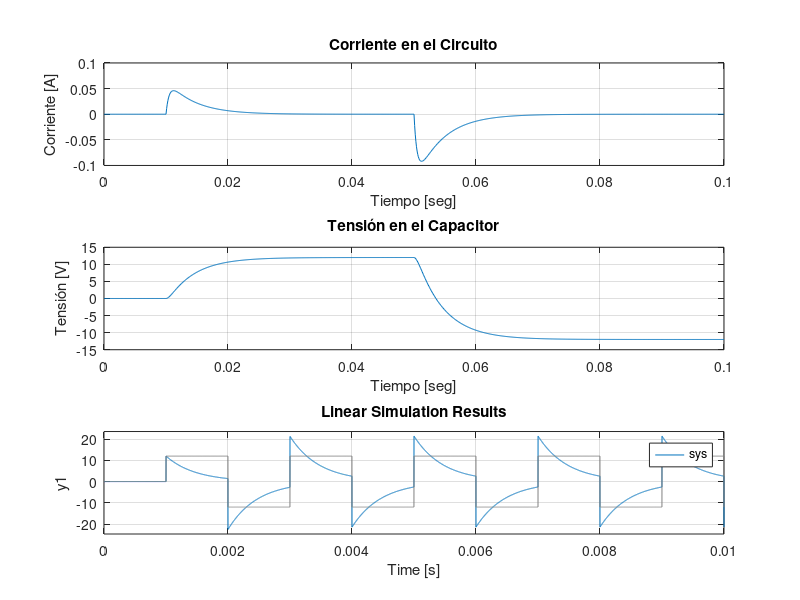

This chart was generated by the following MATLAB code:
%vector de tiempo
t = [0
0.0001
0.0002
0.0003
0.0004
0.0005
0.0006
0.0007
0.0008
0.0009
0.001
0.0011
0.0012
0.0013
0.0014
0.0015
0.0016
0.0017
0.0018
0.0019
0.002
0.0021
0.0022
0.0023
0.0024
0.0025
0.0026
0.0027
0.0028
0.0029
0.003
0.0031
0.0032
0.0033
0.0034
0.0035
0.0036
0.0037
0.0038
0.0039
0.004
0.0041
0.0042
0.0043
0.0044
0.0045
0.0046
0.0047
0.0048
0.0049
0.005
0.0051
0.0052
0.0053
0.0054
0.0055
0.0056
0.0057
0.0058
0.0059
0.006
0.0061
0.0062
0.0063
0.0064
0.0065
0.0066
0.0067
0.0068
0.0069
0.007
0.0071
0.0072
0.0073
0.0074
0.0075
0.0076
0.0077
0.0078
0.0079
0.008
0.0081
0.0082
0.0083
0.0084
0.0085
0.0086
0.0087
0.0088
0.0089
0.009
0.0091
0.0092
0.0093
0.0094
0.0095
0.0096
0.0097
0.0098
0.0099
0.01
0.0101
0.0102
0.0103
0.0104
0.0105
0.0106
0.0107
0.0108
0.0109
0.011
0.0111
0.0112
0.0113
0.0114
0.0115
0.0116
0.0117
0.0118
0.0119
0.012
0.0121
0.0122
0.0123
0.0124
0.0125
0.0126
0.0127
0.0128
0.0129
0.013
0.0131
0.0132
0.0133
0.0134
0.0135
0.0136
0.0137
0.0138
0.0139
0.014
0.0141
0.0142
0.0143
0.0144
0.0145
0.0146
0.0147
0.0148
0.0149
0.015
0.0151
0.0152
0.0153
0.0154
0.0155
0.0156
0.0157
0.0158
0.0159
0.016
0.0161
0.0162
0.0163
0.0164
0.0165
0.0166
0.0167
0.0168
0.0169
0.017
0.0171
0.0172
0.0173
0.0174
0.0175
0.0176
0.0177
0.0178
0.0179
0.018
0.0181
0.0182
0.0183
0.0184
0.0185
0.0186
0.0187
0.0188
0.0189
0.019
0.0191
0.0192
0.0193
0.0194
0.0195
0.0196
0.0197
0.0198
0.0199
0.02
0.0201
0.0202
0.0203
0.0204
0.0205
0.0206
0.0207
0.0208
0.0209
0.021
0.0211
0.0212
0.0213
0.0214
0.0215
0.0216
0.0217
0.0218
0.0219
0.022
0.0221
0.0222
0.0223
0.0224
0.0225
0.0226
0.0227
0.0228
0.0229
0.023
0.0231
0.0232
0.0233
0.0234
0.0235
0.0236
0.0237
0.0238
0.0239
0.024
0.0241
0.0242
0.0243
0.0244
0.0245
0.0246
0.0247
0.0248
0.0249
0.025
0.0251
0.0252
0.0253
0.0254
0.0255
0.0256
0.0257
0.0258
0.0259
0.026
0.0261
0.0262
0.0263
0.0264
0.0265
0.0266
0.0267
0.0268
0.0269
0.027
0.0271
0.0272
0.0273
0.0274
0.0275
0.0276
0.0277
0.0278
0.0279
0.028
0.0281
0.0282
0.0283
0.0284
0.0285
0.0286
0.0287
0.0288
0.0289
0.029
0.0291
0.0292
0.0293
0.0294
0.0295
0.0296
0.0297
0.0298
0.0299
0.03
0.0301
0.0302
0.0303
0.0304
0.0305
0.0306
0.0307
0.0308
0.0309
0.031
0.0311
0.0312
0.0313
0.0314
0.0315
0.0316
0.0317
0.0318
0.0319
0.032
0.0321
0.0322
0.0323
0.0324
0.0325
0.0326
0.0327
0.0328
0.0329
0.033
0.0331
0.0332
0.0333
0.0334
0.0335
0.0336
0.0337
0.0338
0.0339
0.034
0.0341
0.0342
0.0343
0.0344
0.0345
0.0346
0.0347
0.0348
0.0349
0.035
0.0351
0.0352
0.0353
0.0354
0.0355
0.0356
0.0357
0.0358
0.0359
0.036
0.0361
0.0362
0.0363
0.0364
0.0365
0.0366
0.0367
0.0368
0.0369
0.037
0.0371
0.0372
0.0373
0.0374
0.0375
0.0376
0.0377
0.0378
0.0379
0.038
0.0381
0.0382
0.0383
0.0384
0.0385
0.0386
0.0387
0.0388
0.0389
0.039
0.0391
0.0392
0.0393
0.0394
0.0395
0.0396
0.0397
0.0398
0.0399
0.04
0.0401
0.0402
0.0403
0.0404
0.0405
0.0406
0.0407
0.0408
0.0409
0.041
0.0411
0.0412
0.0413
0.0414
0.0415
0.0416
0.0417
0.0418
0.0419
0.042
0.0421
0.0422
0.0423
0.0424
0.0425
0.0426
0.0427
0.0428
0.0429
0.043
0.0431
0.0432
0.0433
0.0434
0.0435
0.0436
0.0437
0.0438
0.0439
0.044
0.0441
0.0442
0.0443
0.0444
0.0445
0.0446
0.0447
0.0448
0.0449
0.045
0.0451
0.0452
0.0453
0.0454
0.0455
0.0456
0.0457
0.0458
0.0459
0.046
0.0461
0.0462
0.0463
0.0464
0.0465
0.0466
0.0467
0.0468
0.0469
0.047
0.0471
0.0472
0.0473
0.0474
0.0475
0.0476
0.0477
0.0478
0.0479
0.048
0.0481
0.0482
0.0483
0.0484
0.0485
0.0486
0.0487
0.0488
0.0489
0.049
0.0491
0.0492
0.0493
0.0494
0.0495
0.0496
0.0497
0.0498
0.0499
0.05
0.0501
0.0502
0.0503
0.0504
0.0505
0.0506
0.0507
0.0508
0.0509
0.051
0.0511
0.0512
0.0513
0.0514
0.0515
0.0516
0.0517
0.0518
0.0519
0.052
0.0521
0.0522
0.0523
0.0524
0.0525
0.0526
0.0527
0.0528
0.0529
0.053
0.0531
0.0532
0.0533
0.0534
0.0535
0.0536
0.0537
0.0538
0.0539
0.054
0.0541
0.0542
0.0543
0.0544
0.0545
0.0546
0.0547
0.0548
0.0549
0.055
0.0551
0.0552
0.0553
0.0554
0.0555
0.0556
0.0557
0.0558
0.0559
0.056
0.0561
0.0562
0.0563
0.0564
0.0565
0.0566
0.0567
0.0568
0.0569
0.057
0.0571
0.0572
0.0573
0.0574
0.0575
0.0576
0.0577
0.0578
0.0579
0.058
0.0581
0.0582
0.0583
0.0584
0.0585
0.0586
0.0587
0.0588
0.0589
0.059
0.0591
0.0592
0.0593
0.0594
0.0595
0.0596
0.0597
0.0598
0.0599
0.06
0.0601
0.0602
0.0603
0.0604
0.0605
0.0606
0.0607
0.0608
0.0609
0.061
0.0611
0.0612
0.0613
0.0614
0.0615
0.0616
0.0617
0.0618
0.0619
0.062
0.0621
0.0622
0.0623
0.0624
0.0625
0.0626
0.0627
0.0628
0.0629
0.063
0.0631
0.0632
0.0633
0.0634
0.0635
0.0636
0.0637
0.0638
0.0639
0.064
0.0641
0.0642
0.0643
0.0644
0.0645
0.0646
0.0647
0.0648
0.0649
0.065
0.0651
0.0652
0.0653
0.0654
0.0655
0.0656
0.0657
0.0658
0.0659
0.066
0.0661
0.0662
0.0663
0.0664
0.0665
0.0666
0.0667
0.0668
0.0669
0.067
0.0671
0.0672
0.0673
0.0674
0.0675
0.0676
0.0677
0.0678
0.0679
0.068
0.0681
0.0682
0.0683
0.0684
0.0685
0.0686
0.0687
0.0688
0.0689
0.069
0.0691
0.0692
0.0693
0.0694
0.0695
0.0696
0.0697
0.0698
0.0699
0.07
0.0701
0.0702
0.0703
0.0704
0.0705
0.0706
0.0707
0.0708
0.0709
0.071
0.0711
0.0712
0.0713
0.0714
0.0715
0.0716
0.0717
0.0718
0.0719
0.072
0.0721
0.0722
0.0723
0.0724
0.0725
0.0726
0.0727
0.0728
0.0729
0.073
0.0731
0.0732
0.0733
0.0734
0.0735
0.0736
0.0737
0.0738
0.0739
0.074
0.0741
0.0742
0.0743
0.0744
0.0745
0.0746
0.0747
0.0748
0.0749
0.075
0.0751
0.0752
0.0753
0.0754
0.0755
0.0756
0.0757
0.0758
0.0759
0.076
0.0761
0.0762
0.0763
0.0764
0.0765
0.0766
0.0767
0.0768
0.0769
0.077
0.0771
0.0772
0.0773
0.0774
0.0775
0.0776
0.0777
0.0778
0.0779
0.078
0.0781
0.0782
0.0783
0.0784
0.0785
0.0786
0.0787
0.0788
0.0789
0.079
0.0791
0.0792
0.0793
0.0794
0.0795
0.0796
0.0797
0.0798
0.0799
0.08
0.0801
0.0802
0.0803
0.0804
0.0805
0.0806
0.0807
0.0808
0.0809
0.081
0.0811
0.0812
0.0813
0.0814
0.0815
0.0816
0.0817
0.0818
0.0819
0.082
0.0821
0.0822
0.0823
0.0824
0.0825
0.0826
0.0827
0.0828
0.0829
0.083
0.0831
0.0832
0.0833
0.0834
0.0835
0.0836
0.0837
0.0838
0.0839
0.084
0.0841
0.0842
0.0843
0.0844
0.0845
0.0846
0.0847
0.0848
0.0849
0.085
0.0851
0.0852
0.0853
0.0854
0.0855
0.0856
0.0857
0.0858
0.0859
0.086
0.0861
0.0862
0.0863
0.0864
0.0865
0.0866
0.0867
0.0868
0.0869
0.087
0.0871
0.0872
0.0873
0.0874
0.0875
0.0876
0.0877
0.0878
0.0879
0.088
0.0881
0.0882
0.0883
0.0884
0.0885
0.0886
0.0887
0.0888
0.0889
0.089
0.0891
0.0892
0.0893
0.0894
0.0895
0.0896
0.0897
0.0898
0.0899
0.09
0.0901
0.0902
0.0903
0.0904
0.0905
0.0906
0.0907
0.0908
0.0909
0.091
0.0911
0.0912
0.0913
0.0914
0.0915
0.0916
0.0917
0.0918
0.0919
0.092
0.0921
0.0922
0.0923
0.0924
0.0925
0.0926
0.0927
0.0928
0.0929
0.093
0.0931
0.0932
0.0933
0.0934
0.0935
0.0936
0.0937
0.0938
0.0939
0.094
0.0941
0.0942
0.0943
0.0944
0.0945
0.0946
0.0947
0.0948
0.0949
0.095
0.0951
0.0952
0.0953
0.0954
0.0955
0.0956
0.0957
0.0958
0.0959
0.096
0.0961
0.0962
0.0963
0.0964
0.0965
0.0966
0.0967
0.0968
0.0969
0.097
0.0971
0.0972
0.0973
0.0974
0.0975
0.0976
0.0977
0.0978
0.0979
0.098
0.0981
0.0982
0.0983
0.0984
0.0985
0.0986
0.0987
0.0988
0.0989
0.099
0.0991
0.0992
0.0993
0.0994
0.0995
0.0996
0.0997
0.0998
0.0999
0.1];

%vector de corriente
I = [0
0
0
0
0
0
0
0
0
0
0
0
0
0
0
0
0
0
0
0
0
0
0
0
0
0
0
0
0
0
0
0
0
0
0
0
0
0
0
0
0
0
0
0
0
0
0
0
0
0
0
0
0
0
0
0
0
0
0
0
0
0
0
0
0
0
0
0
0
0
0
0
0
0
0
0
0
0
0
0
0
0
0
0
0
0
0
0
0
0
0
0
0
0
0
0
0
0
0
0
0
0.010873022
0.019536669
0.026395084
0.031779391
0.035960867
0.039161741
0.04156404
0.043316847
0.044542237
0.04534016
0.045792427
0.045965987
0.045915609
0.045686082
0.045314016
0.04482932
0.044256414
0.043615219
0.042921971
0.042189889
0.04142972
0.040650188
0.03985836
0.039059945
0.038259545
0.037460852
0.036666818
0.035879786
0.035101605
0.03433372
0.033577244
0.032833022
0.032101683
0.031383673
0.030679299
0.029988747
0.029312111
0.028649408
0.028000596
0.027365581
0.026744234
0.026136394
0.025541875
0.024960477
0.024391981
0.023836162
0.023292786
0.022761615
0.022242407
0.02173492
0.021238912
0.020754141
0.020280368
0.019817354
0.019364866
0.018922672
0.018490546
0.018068263
0.017655603
0.017252351
0.016858296
0.01647323
0.01609695
0.015729258
0.015369958
0.015018861
0.01467578
0.014340532
0.01401294
0.013692829
0.013380029
0.013074372
0.012775697
0.012483844
0.012198658
0.011919985
0.011647679
0.011381592
0.011121584
0.010867515
0.01061925
0.010376656
0.010139605
0.009907968
0.009681623
0.009460449
0.009244327
0.009033142
0.008826782
0.008625136
0.008428097
0.008235559
0.008047419
0.007863578
0.007683936
0.007508398
0.00733687
0.007169261
0.00700548
0.006845441
0.006689059
0.006536248
0.006386929
0.006241021
0.006098446
0.005959128
0.005822993
0.005689968
0.005559982
0.005432965
0.00530885
0.00518757
0.005069061
0.004953259
0.004840103
0.004729532
0.004621487
0.00451591
0.004412745
0.004311936
0.004213431
0.004117176
0.00402312
0.003931212
0.003841405
0.003753649
0.003667897
0.003584105
0.003502227
0.003422219
0.003344039
0.003267645
0.003192996
0.003120053
0.003048776
0.002979127
0.00291107
0.002844567
0.002779583
0.002716084
0.002654036
0.002593405
0.002534159
0.002476267
0.002419697
0.002364419
0.002310405
0.002257624
0.002206049
0.002155652
0.002106407
0.002058286
0.002011265
0.001965318
0.001920421
0.001876549
0.00183368
0.00179179
0.001750856
0.001710859
0.001671774
0.001633583
0.001596264
0.001559798
0.001524164
0.001489345
0.001455321
0.001422075
0.001389588
0.001357843
0.001326823
0.001296512
0.001266894
0.001237952
0.001209671
0.001182036
0.001155033
0.001128646
0.001102863
0.001077668
0.001053049
0.001028992
0.001005485
0.000982515
0.00096007
0.000938137
0.000916705
0.000895763
0.0008753
0.000855304
0.000835765
0.000816672
0.000798015
0.000779784
0.00076197
0.000744563
0.000727554
0.000710933
0.000694692
0.000678822
0.000663314
0.000648161
0.000633354
0.000618885
0.000604747
0.000590931
0.000577432
0.00056424
0.00055135
0.000538755
0.000526447
0.000514421
0.000502669
0.000491185
0.000479964
0.000469
0.000458285
0.000447816
0.000437586
0.000427589
0.000417821
0.000408276
0.000398949
0.000389835
0.000380929
0.000372227
0.000363724
0.000355414
0.000347295
0.000339361
0.000331609
0.000324033
0.000316631
0.000309397
0.000302329
0.000295422
0.000288674
0.000282079
0.000275635
0.000269338
0.000263185
0.000257173
0.000251298
0.000245557
0.000239947
0.000234465
0.000229109
0.000223875
0.000218761
0.000213763
0.00020888
0.000204108
0.000199445
0.000194889
0.000190437
0.000186086
0.000181835
0.000177681
0.000173622
0.000169656
0.00016578
0.000161993
0.000158292
0.000154676
0.000151142
0.00014769
0.000144316
0.000141019
0.000137797
0.000134649
0.000131573
0.000128567
0.00012563
0.00012276
0.000119956
0.000117216
0.000114538
0.000111921
0.000109364
0.000106866
0.000104425
0.000102039
9.9708E-05
9.74302E-05
9.52044E-05
9.30295E-05
9.09042E-05
8.88276E-05
8.67983E-05
8.48154E-05
8.28778E-05
8.09845E-05
7.91344E-05
7.73266E-05
7.55601E-05
7.38339E-05
7.21472E-05
7.0499E-05
6.88885E-05
6.73147E-05
6.5777E-05
6.42743E-05
6.2806E-05
6.13712E-05
5.99692E-05
5.85992E-05
5.72605E-05
5.59524E-05
5.46742E-05
5.34251E-05
5.22047E-05
5.1012E-05
4.98467E-05
4.87079E-05
4.75952E-05
4.65079E-05
4.54455E-05
4.44073E-05
4.33928E-05
4.24015E-05
4.14328E-05
4.04863E-05
3.95614E-05
3.86576E-05
3.77745E-05
3.69116E-05
3.60683E-05
3.52443E-05
3.44392E-05
3.36524E-05
3.28837E-05
3.21324E-05
3.13984E-05
3.06811E-05
2.99802E-05
2.92953E-05
2.8626E-05
2.79721E-05
2.73331E-05
2.67087E-05
2.60985E-05
2.55023E-05
2.49197E-05
2.43504E-05
2.37941E-05
2.32506E-05
2.27194E-05
2.22004E-05
2.16932E-05
2.11976E-05
2.07134E-05
2.02402E-05
1.97778E-05
1.9326E-05
1.88845E-05
1.84531E-05
1.80315E-05
1.76196E-05
1.72171E-05
1.68238E-05
1.64394E-05
1.60639E-05
1.56969E-05
1.53383E-05
1.49879E-05
1.46455E-05
1.43109E-05
1.3984E-05
1.36645E-05
1.33524E-05
1.30473E-05
1.27493E-05
1.2458E-05
1.21734E-05
1.18953E-05
1.16236E-05
1.1358E-05
1.10986E-05
1.0845E-05
1.05973E-05
1.03552E-05
1.01186E-05
9.88745E-06
9.66157E-06
9.44086E-06
9.22518E-06
9.01444E-06
8.8085E-06
8.60727E-06
8.41064E-06
8.2185E-06
8.03075E-06
7.84729E-06
7.66802E-06
7.49285E-06
7.32167E-06
7.15441E-06
6.99097E-06
6.83126E-06
6.67521E-06
-0.021739521
-0.039066965
-0.052783941
-0.063552696
-0.071915787
-0.07831767
-0.083122403
-0.086628145
-0.089079053
-0.090675022
-0.091579677
-0.091926915
-0.091826275
-0.091367334
-0.090623312
-0.089654029
-0.088508322
-0.087226034
-0.085839639
-0.084375573
-0.082855332
-0.081296362
-0.079712797
-0.078116057
-0.076515344
-0.074918044
-0.073330059
-0.071756077
-0.070199795
-0.068664102
-0.067151226
-0.065662858
-0.064200252
-0.062764304
-0.061355625
-0.059974589
-0.058621383
-0.057296043
-0.055998481
-0.054728514
-0.05348588
-0.052270259
-0.05108128
-0.049918538
-0.048781602
-0.047670018
-0.046583319
-0.045521028
-0.044482663
-0.043467739
-0.042475771
-0.041506276
-0.040558774
-0.039632792
-0.038727859
-0.037843515
-0.036979304
-0.036134778
-0.035309499
-0.034503034
-0.033714962
-0.032944867
-0.032192344
-0.031456995
-0.03073843
-0.03003627
-0.02935014
-0.028679677
-0.028024525
-0.027384334
-0.026758763
-0.026147481
-0.02555016
-0.024966482
-0.024396136
-0.023838818
-0.023294231
-0.022762084
-0.022242092
-0.021733979
-0.021237473
-0.020752309
-0.020278229
-0.019814978
-0.01936231
-0.018919982
-0.01848776
-0.018065411
-0.017652711
-0.017249439
-0.016855379
-0.016470321
-0.01609406
-0.015726395
-0.015367128
-0.015016069
-0.01467303
-0.014337828
-0.014010283
-0.013690221
-0.01337747
-0.013071865
-0.01277324
-0.012481438
-0.012196302
-0.01191768
-0.011645423
-0.011379385
-0.011119426
-0.010865404
-0.010617186
-0.010374639
-0.010137632
-0.00990604
-0.009679738
-0.009458607
-0.009242527
-0.009031383
-0.008825063
-0.008623456
-0.008426455
-0.008233954
-0.008045851
-0.007862045
-0.007682438
-0.007506934
-0.00733544
-0.007167863
-0.007004114
-0.006844107
-0.006687754
-0.006534974
-0.006385684
-0.006239804
-0.006097257
-0.005957966
-0.005821858
-0.005688858
-0.005558898
-0.005431906
-0.005307815
-0.005186559
-0.005068073
-0.004952294
-0.004839159
-0.00472861
-0.004620586
-0.004515029
-0.004411884
-0.004311096
-0.004212609
-0.004116373
-0.004022335
-0.003930446
-0.003840656
-0.003752917
-0.003667182
-0.003583406
-0.003501544
-0.003421552
-0.003343387
-0.003267008
-0.003192374
-0.003119445
-0.003048181
-0.002978546
-0.002910502
-0.002844012
-0.002779041
-0.002715555
-0.002653518
-0.002592899
-0.002533665
-0.002475784
-0.002419225
-0.002363958
-0.002309954
-0.002257184
-0.002205619
-0.002155232
-0.002105996
-0.002057885
-0.002010873
-0.001964935
-0.001920046
-0.001876183
-0.001833322
-0.00179144
-0.001750515
-0.001710525
-0.001671448
-0.001633264
-0.001595953
-0.001559494
-0.001523867
-0.001489055
-0.001455038
-0.001421798
-0.001389317
-0.001357578
-0.001326565
-0.001296259
-0.001266647
-0.00123771
-0.001209435
-0.001181806
-0.001154808
-0.001128426
-0.001102648
-0.001077458
-0.001052844
-0.001028792
-0.001005289
-0.000982323
-0.000959882
-0.000937954
-0.000916527
-0.000895589
-0.000875129
-0.000855137
-0.000835602
-0.000816512
-0.000797859
-0.000779632
-0.000761822
-0.000744418
-0.000727412
-0.000710795
-0.000694557
-0.00067869
-0.000663185
-0.000648035
-0.00063323
-0.000618764
-0.000604629
-0.000590816
-0.000577319
-0.00056413
-0.000551243
-0.00053865
-0.000526345
-0.00051432
-0.000502571
-0.00049109
-0.000479871
-0.000468908
-0.000458196
-0.000447729
-0.0004375
-0.000427506
-0.00041774
-0.000408196
-0.000398871
-0.000389759
-0.000380855
-0.000372155
-0.000363653
-0.000355345
-0.000347227
-0.000339295
-0.000331544
-0.00032397
-0.000316569
-0.000309337
-0.00030227
-0.000295365
-0.000288617
-0.000282024
-0.000275581
-0.000269285
-0.000263134
-0.000257122
-0.000251249
-0.000245509
-0.0002399
-0.00023442
-0.000229064
-0.000223832
-0.000218718
-0.000213722
-0.000208839
-0.000204068
-0.000199406
-0.000194851
-0.0001904
-0.00018605
-0.0001818
-0.000177647
-0.000173588
-0.000169623
-0.000165748
-0.000161961
-0.000158261
-0.000154646
-0.000151113
-0.000147661
-0.000144287
-0.000140991
-0.00013777
-0.000134623
-0.000131548
-0.000128542
-0.000125606
-0.000122736
-0.000119933
-0.000117193
-0.000114515
-0.000111899
-0.000109343
-0.000106845
-0.000104404
-0.000102019
-9.96886E-05
-9.74112E-05
-9.51858E-05
-9.30113E-05
-9.08865E-05
-8.88102E-05
-8.67814E-05
-8.47989E-05
-8.28617E-05
-8.09687E-05
-7.9119E-05
-7.73115E-05
-7.55454E-05
-7.38195E-05
-7.21332E-05
-7.04853E-05
-6.88751E-05
-6.73016E-05
-6.57641E-05
-6.42618E-05
-6.27937E-05
-6.13592E-05
-5.99575E-05
-5.85877E-05
-5.72493E-05
-5.59415E-05
-5.46635E-05
-5.34147E-05
-5.21945E-05
-5.10021E-05
-4.9837E-05
-4.86985E-05
-4.75859E-05
-4.64989E-05
-4.54366E-05
-4.43986E-05
-4.33843E-05
-4.23932E-05
-4.14248E-05
-4.04784E-05
-3.95537E-05
-3.86501E-05
-3.77671E-05
-3.69044E-05
-3.60613E-05
-3.52375E-05
-3.44325E-05
-3.36459E-05
-3.28772E-05
-3.21262E-05
-3.13923E-05
-3.06751E-05
-2.99743E-05
-2.92896E-05
-2.86205E-05
-2.79666E-05
-2.73277E-05
-2.67034E-05
-2.60934E-05
-2.54973E-05
-2.49148E-05
-2.43457E-05
-2.37895E-05
-2.3246E-05
-2.2715E-05
-2.2196E-05
-2.1689E-05
-2.11935E-05
-2.07093E-05
-2.02362E-05
-1.97739E-05
-1.93222E-05
-1.88808E-05
-1.84495E-05
-1.8028E-05
-1.76162E-05
-1.72137E-05
-1.68205E-05
-1.64362E-05
-1.60607E-05
-1.56938E-05
-1.53353E-05
-1.4985E-05
-1.46426E-05
-1.43081E-05
-1.39813E-05
-1.36619E-05
-1.33498E-05
-1.30448E-05
-1.27468E-05
-1.24556E-05
-1.2171E-05
-1.1893E-05
-1.16213E-05
-1.13558E-05
-1.10964E-05
-1.08429E-05
-1.05952E-05
-1.03532E-05
-1.01166E-05
-9.88552E-06
-9.65969E-06
-9.43902E-06
-9.22338E-06
-9.01268E-06
-8.80679E-06
-8.6056E-06
-8.409E-06
-8.2169E-06
-8.02919E-06
-7.84576E-06
-7.66653E-06
-7.49139E-06
-7.32025E-06
-7.15302E-06
-6.98961E-06
-6.82993E-06
-6.6739E-06
-6.52144E-06
-6.37246E-06
-6.22688E-06
-6.08463E-06
-5.94563E-06
-5.8098E-06
-5.67708E-06
-5.54738E-06
-5.42066E-06
-5.29682E-06
-5.17582E-06
-5.05758E-06
-4.94204E-06
-4.82914E-06
-4.71882E-06
-4.61102E-06
-4.50568E-06
-4.40275E-06
-4.30217E-06
-4.20388E-06
-4.10785E-06
-4.014E-06
-3.92231E-06
-3.8327E-06
-3.74514E-06
-3.65959E-06
-3.57598E-06
-3.49429E-06
-3.41447E-06
-3.33646E-06
-3.26024E-06
-3.18576E-06
-3.11298E-06
-3.04187E-06
-2.97238E-06
-2.90447E-06
-2.83812E-06
-2.77329E-06
-2.70993E-06
-2.64802E-06
-2.58753E-06
-2.52842E-06
-2.47066E-06
-2.41421E-06
-2.35906E-06
-2.30517E-06
-2.25251E-06
-2.20105E-06
-2.15077E-06
-2.10163E-06
-2.05362E-06
-2.00671E-06
-1.96087E-06
-1.91607E-06
-1.8723E-06
-1.82953E-06
-1.78773E-06
-1.74689E-06
-1.70698E-06
-1.66799E-06
-1.62988E-06
-1.59265E-06
-1.55626E-06
-1.52071E-06
-1.48597E-06
-1.45202E-06
-1.41885E-06
-1.38644E-06
-1.35477E-06
-1.32382E-06];

%vector de tension en el capacitor
Vc = [0
0
0
0
0
0
0
0
0
0
0
0
0
0
0
0
0
0
0
0
0
0
0
0
0
0
0
0
0
0
0
0
0
0
0
0
0
0
0
0
0
0
0
0
0
0
0
0
0
0
0
0
0
0
0
0
0
0
0
0
0
0
0
0
0
0
0
0
0
0
0
0
0
0
0
0
0
0
0
0
0
0
0
0
0
0
0
0
0
0
0
0
0
0
0
0
0
0
0
0
0
0.023154519
0.091045649
0.194487611
0.325976831
0.479387974
0.649724801
0.832915974
1.02564771
1.225226614
1.429467279
1.636600152
1.845196046
2.054104263
2.262401898
2.469352291
2.674370985
2.876997835
3.076874154
3.273723995
3.467338816
3.657564919
3.844293166
4.027450556
4.206993337
4.382901356
4.555173449
4.723823664
4.888878177
5.050372765
5.20835075
5.362861321
5.513958159
5.661698322
5.806141342
5.947348481
6.085382141
6.220305372
6.352181492
6.481073764
6.607045154
6.730158126
6.850474485
6.968055255
7.082960584
7.195249667
7.304980694
7.412210812
7.516996094
7.619391522
7.719450981
7.817227253
7.912772017
8.006135862
8.097368287
8.186517721
8.273631535
8.358756054
8.441936579
8.523217401
8.602641821
8.680252168
8.756089819
8.830195217
8.902607891
8.973366476
9.042508728
9.110071549
9.176091001
9.240602324
9.30363996
9.365237562
9.42542802
9.484243471
9.541715323
9.597874263
9.652750281
9.706372683
9.758770103
9.809970524
9.86000129
9.908889119
9.956660121
10.00333981
10.04895311
10.09352439
10.13707745
10.17963555
10.22122142
10.26185726
10.3015648
10.34036522
10.37827925
10.41532715
10.4515287
10.48690322
10.52146963
10.55524637
10.58825149
10.62050261
10.65201696
10.68281138
10.7129023
10.7423058
10.77103758
10.79911299
10.82654702
10.85335433
10.87954923
10.90514572
10.93015745
10.9545978
10.97847981
11.00181625
11.02461956
11.04690194
11.06867528
11.08995122
11.11074111
11.13105606
11.15090691
11.17030428
11.18925852
11.20777976
11.22587788
11.24356255
11.26084322
11.27772911
11.29422925
11.31035245
11.32610731
11.34150226
11.35654552
11.37124511
11.3856089
11.39964454
11.41335955
11.42676124
11.43985677
11.45265313
11.46515717
11.47737555
11.4893148
11.50098131
11.5123813
11.52352085
11.53440593
11.54504233
11.55543575
11.56559174
11.57551571
11.58521297
11.5946887
11.60394796
11.6129957
11.62183674
11.6304758
11.63891751
11.64716637
11.65522679
11.66310307
11.67079941
11.67831994
11.68566866
11.6928495
11.69986629
11.70672279
11.71342265
11.71996945
11.7263667
11.7326178
11.73872609
11.74469485
11.75052724
11.7562264
11.76179536
11.7672371
11.77255452
11.77775047
11.78282772
11.78778898
11.7926369
11.79737407
11.80200302
11.80652622
11.81094609
11.81526499
11.81948523
11.82360906
11.82763867
11.83157623
11.83542384
11.83918355
11.84285737
11.84644727
11.84995515
11.8533829
11.85673234
11.86000526
11.86320341
11.8663285
11.8693822
11.87236614
11.87528191
11.87813107
11.88091515
11.88363562
11.88629394
11.88889153
11.89142978
11.89391005
11.89633365
11.89870189
11.90101603
11.9032773
11.90548691
11.90764604
11.90975585
11.91181746
11.91383197
11.91580047
11.91772399
11.91960357
11.92144021
11.92323489
11.92498858
11.9267022
11.92837667
11.93001289
11.93161174
11.93317405
11.93470068
11.93619243
11.9376501
11.93907447
11.9404663
11.94182634
11.94315531
11.94445391
11.94572285
11.9469628
11.94817443
11.94935837
11.95051527
11.95164574
11.95275038
11.95382979
11.95488454
11.9559152
11.9569223
11.95790641
11.95886803
11.95980768
11.96072586
11.96162307
11.96249979
11.96335647
11.96419359
11.96501158
11.96581088
11.96659193
11.96735513
11.96810089
11.96882962
11.9695417
11.97023752
11.97091744
11.97158182
11.97223103
11.97286541
11.97348529
11.97409101
11.9746829
11.97526126
11.97582642
11.97637866
11.97691828
11.97744558
11.97796083
11.97846431
11.97895629
11.97943703
11.97990679
11.98036581
11.98081435
11.98125264
11.98168092
11.98209942
11.98250835
11.98290795
11.98329841
11.98367996
11.98405279
11.9844171
11.98477308
11.98512094
11.98546085
11.98579299
11.98611755
11.98643469
11.98674459
11.98704741
11.98734331
11.98763245
11.98791498
11.98819106
11.98846083
11.98872444
11.98898203
11.98923373
11.98947969
11.98972002
11.98995487
11.99018435
11.99040858
11.9906277
11.9908418
11.99105102
11.99125546
11.99145523
11.99165043
11.99184118
11.99202756
11.99220969
11.99238766
11.99256156
11.99273149
11.99289754
11.99305979
11.99321834
11.99337327
11.99352465
11.99367258
11.99381713
11.99395838
11.9940964
11.99423126
11.99436305
11.99449182
11.99461766
11.99474062
11.99486076
11.99497817
11.99509289
11.99520499
11.99531454
11.99542157
11.99552617
11.99562837
11.99572824
11.99582583
11.99592119
11.99601437
11.99610542
11.99619439
11.99628133
11.99636628
11.99644929
11.99653041
11.99660967
11.99668712
11.9967628
11.99683675
11.99690902
11.99697963
11.99704863
11.99711605
11.99718194
11.99724632
11.99730922
11.99737069
11.99743076
11.99748945
11.99754681
11.99760285
11.99765761
11.99771112
11.99776341
11.99781451
11.99786443
11.99791322
11.99796089
11.99800747
11.99805299
11.99809747
11.99814094
11.99818341
11.99822491
11.99826546
11.99830508
11.9983438
11.99838164
11.99841861
11.99845474
11.99849004
11.99852453
11.99855824
11.99859118
11.99862336
11.99865481
11.99868554
11.95240653
11.81665361
11.60979836
11.34684794
11.04005303
10.69940613
10.33304992
9.947611994
9.548479144
9.140022206
8.725780291
8.308611792
7.890818114
7.47424508
7.060366022
6.650349866
6.245116913
5.845384548
5.451704675
5.06449439
4.684061099
4.310623089
3.944326368
3.585258455
3.233459663
2.888932328
2.551648362
2.221555427
1.898581974
1.582641365
1.273635236
0.97145623
0.675990238
0.387118205
0.104717612
-0.171336333
-0.441169728
-0.704909196
-0.962681263
-1.21461185
-1.460825879
-1.701446955
-1.93659712
-2.166396661
-2.390963964
-2.610415404
-2.824865268
-3.034425696
-3.239206649
-3.43931589
-3.634858977
-3.825939267
-4.012657926
-4.195113953
-4.373404201
-4.547623404
-4.717864211
-4.884217217
-5.046771001
-5.20561216
-5.360825349
-5.512493318
-5.660696948
-5.805515294
-5.947025621
-6.08530344
-6.220422549
-6.352455068
-6.481471477
-6.607540652
-6.730729901
-6.851104996
-6.968730211
-7.083668357
-7.195980806
-7.305727537
-7.412967154
-7.517756928
-7.62015282
-7.720209513
-7.817980444
-7.913517829
-8.006872689
-8.098094883
-8.187233129
-8.274335034
-8.359447117
-8.442614834
-8.523882604
-8.603293829
-8.680890922
-8.756715325
-8.830807536
-8.903207126
-8.973952761
-9.043082227
-9.110632444
-9.17663949
-9.241138617
-9.304164275
-9.365750124
-9.425929057
-9.484733213
-9.542194
-9.598342106
-9.65320752
-9.706819544
-9.759206811
-9.810397302
-9.860418355
-9.909296688
-9.957058404
-10.00372901
-10.04933344
-10.09389604
-10.13744062
-10.17999044
-10.2215682
-10.26219614
-10.30189593
-10.3406888
-10.37859544
-10.41563612
-10.45183061
-10.48719824
-10.52175791
-10.55552806
-10.58852675
-10.62077158
-10.65227979
-10.6830682
-10.71315326
-10.74255102
-10.7712772
-10.79934714
-10.82677583
-10.85357791
-10.8797677
-10.90535919
-10.93036605
-10.95480163
-10.97867899
-11.00201087
-11.02480974
-11.04708778
-11.06885687
-11.09012866
-11.1109145
-11.13122548
-11.15107247
-11.17046606
-11.1894166
-11.20793422
-11.22602882
-11.24371004
-11.26098734
-11.27786994
-11.29436686
-11.31048692
-11.32623871
-11.34163066
-11.35667098
-11.37136771
-11.38572869
-11.3997616
-11.41347393
-11.42687301
-11.43996599
-11.45275985
-11.46526145
-11.47747745
-11.48941438
-11.50107861
-11.51247637
-11.52361376
-11.53449671
-11.54513104
-11.55552244
-11.56567644
-11.57559848
-11.58529385
-11.59476773
-11.60402519
-11.61307116
-11.62191047
-11.63054785
-11.63898792
-11.64723517
-11.65529401
-11.66316876
-11.6708636
-11.67838266
-11.68572995
-11.69290938
-11.69992481
-11.70677997
-11.71347853
-11.72002405
-11.72642005
-11.73266993
-11.73877704
-11.74474463
-11.75057589
-11.75627393
-11.76184181
-11.76728248
-11.77259887
-11.77779381
-11.78287006
-11.78783036
-11.79267733
-11.79741358
-11.80204163
-11.80656395
-11.81098296
-11.81530101
-11.81952043
-11.82364345
-11.82767228
-11.83160907
-11.83545593
-11.83921491
-11.84288801
-11.84647721
-11.84998441
-11.85341148
-11.85676027
-11.86003255
-11.86323008
-11.86635457
-11.86940767
-11.87239103
-11.87530623
-11.87815484
-11.88093837
-11.88365831
-11.88631611
-11.8889132
-11.89145095
-11.89393073
-11.89635387
-11.89872164
-11.90103533
-11.90329616
-11.90550534
-11.90766405
-11.90977345
-11.91183465
-11.91384878
-11.91581688
-11.91774003
-11.91961924
-11.92145553
-11.92324986
-11.9250032
-11.92671649
-11.92839064
-11.93002654
-11.93162507
-11.93318708
-11.93471341
-11.93620487
-11.93766226
-11.93908635
-11.94047791
-11.94183768
-11.94316639
-11.94446474
-11.94573344
-11.94697314
-11.94818453
-11.94936825
-11.95052492
-11.95165517
-11.9527596
-11.95383879
-11.95489334
-11.95592379
-11.9569307
-11.95791461
-11.95887605
-11.95981552
-11.96073352
-11.96163056
-11.9625071
-11.96336362
-11.96420057
-11.9650184
-11.96581755
-11.96659844
-11.96736149
-11.96810711
-11.9688357
-11.96954764
-11.97024332
-11.97092311
-11.97158736
-11.97223644
-11.9728707
-11.97349046
-11.97409607
-11.97468784
-11.97526609
-11.97583113
-11.97638326
-11.97692278
-11.97744998
-11.97796513
-11.97846851
-11.97896039
-11.97944104
-11.9799107
-11.98036964
-11.98081809
-11.9812563
-11.9816845
-11.98210291
-11.98251177
-11.98291128
-11.98330167
-11.98368314
-11.98405589
-11.98442013
-11.98477605
-11.98512384
-11.98546368
-11.98579576
-11.98612026
-11.98643734
-11.98674717
-11.98704993
-11.98734577
-11.98763486
-11.98791734
-11.98819336
-11.98846308
-11.98872664
-11.98898418
-11.98923583
-11.98948174
-11.98972203
-11.98995682
-11.99018626
-11.99041045
-11.99062952
-11.99084359
-11.99105277
-11.99125716
-11.99145689
-11.99165206
-11.99184277
-11.99202912
-11.99221121
-11.99238914
-11.99256301
-11.99273291
-11.99289892
-11.99306115
-11.99321966
-11.99337456
-11.99352592
-11.99367381
-11.99381834
-11.99395955
-11.99409755
-11.99423239
-11.99436415
-11.9944929
-11.99461871
-11.99474164
-11.99486177
-11.99497915
-11.99509385
-11.99520593
-11.99531545
-11.99542247
-11.99552704
-11.99562922
-11.99572907
-11.99582664
-11.99592198
-11.99601514
-11.99610618
-11.99619513
-11.99628205
-11.99636699
-11.99644998
-11.99653108
-11.99661033
-11.99668777
-11.99676343
-11.99683737
-11.99690962
-11.99698022
-11.99704921
-11.99711662
-11.99718249
-11.99724685
-11.99730975
-11.99737121
-11.99743126
-11.99748994
-11.99754728
-11.99760332
-11.99765807
-11.99771157
-11.99776385
-11.99781493
-11.99786485
-11.99791363
-11.99796129
-11.99800786
-11.99805337
-11.99809784
-11.9981413
-11.99818376
-11.99822525
-11.9982658
-11.99830541
-11.99834413
-11.99838195
-11.99841892
-11.99845504
-11.99849033
-11.99852482
-11.99855852
-11.99859145
-11.99862363
-11.99865507
-11.9986858
-11.99871582
-11.99874516
-11.99877382
-11.99880183
-11.99882921
-11.99885595
-11.99888209
-11.99890763
-11.99893258
-11.99895697
-11.99898079
-11.99900408
-11.99902683
-11.99904906
-11.99907079
-11.99909201
-11.99911276
-11.99913302
-11.99915283
-11.99917218
-11.9991911
-11.99920957
-11.99922763
-11.99924528
-11.99926252
-11.99927937
-11.99929583
-11.99931191
-11.99932763
-11.99934299
-11.999358
-11.99937267
-11.999387
-11.999401
-11.99941469
-11.99942806
-11.99944113
-11.99945389
-11.99946637
-11.99947856
-11.99949047
-11.99950211
-11.99951349
-11.9995246
-11.99953546
-11.99954607
-11.99955644
-11.99956658
-11.99957648
-11.99958615
-11.99959561
-11.99960485
-11.99961387
-11.99962269
-11.99963131
-11.99963974
-11.99964797
-11.99965601
-11.99966387
-11.99967155
-11.99967905
-11.99968638
-11.99969355
-11.99970055
-11.99970739
-11.99971407
-11.9997206
-11.99972699
-11.99973322
-11.99973932];

%vector tension aplicada
Va = [0
0
0
0
0
0
0
0
0
0
0
0
0
0
0
0
0
0
0
0
0
0
0
0
0
0
0
0
0
0
0
0
0
0
0
0
0
0
0
0
0
0
0
0
0
0
0
0
0
0
0
0
0
0
0
0
0
0
0
0
0
0
0
0
0
0
0
0
0
0
0
0
0
0
0
0
0
0
0
0
0
0
0
0
0
0
0
0
0
0
0
0
0
0
0
0
0
0
0
0
0
12
12
12
12
12
12
12
12
12
12
12
12
12
12
12
12
12
12
12
12
12
12
12
12
12
12
12
12
12
12
12
12
12
12
12
12
12
12
12
12
12
12
12
12
12
12
12
12
12
12
12
12
12
12
12
12
12
12
12
12
12
12
12
12
12
12
12
12
12
12
12
12
12
12
12
12
12
12
12
12
12
12
12
12
12
12
12
12
12
12
12
12
12
12
12
12
12
12
12
12
12
12
12
12
12
12
12
12
12
12
12
12
12
12
12
12
12
12
12
12
12
12
12
12
12
12
12
12
12
12
12
12
12
12
12
12
12
12
12
12
12
12
12
12
12
12
12
12
12
12
12
12
12
12
12
12
12
12
12
12
12
12
12
12
12
12
12
12
12
12
12
12
12
12
12
12
12
12
12
12
12
12
12
12
12
12
12
12
12
12
12
12
12
12
12
12
12
12
12
12
12
12
12
12
12
12
12
12
12
12
12
12
12
12
12
12
12
12
12
12
12
12
12
12
12
12
12
12
12
12
12
12
12
12
12
12
12
12
12
12
12
12
12
12
12
12
12
12
12
12
12
12
12
12
12
12
12
12
12
12
12
12
12
12
12
12
12
12
12
12
12
12
12
12
12
12
12
12
12
12
12
12
12
12
12
12
12
12
12
12
12
12
12
12
12
12
12
12
12
12
12
12
12
12
12
12
12
12
12
12
12
12
12
12
12
12
12
12
12
12
12
12
12
12
12
12
12
12
12
12
12
12
12
12
12
12
12
12
12
12
12
12
12
12
12
12
12
12
12
12
12
12
12
12
12
12
12
12
12
12
12
12
12
12
12
12
12
12
12
12
12
12
12
12
12
12
12
12
12
12
12
12
12
12
12
12
12
12
12
12
12
12
12
12
12
12
12
12
12
12
-12
-12
-12
-12
-12
-12
-12
-12
-12
-12
-12
-12
-12
-12
-12
-12
-12
-12
-12
-12
-12
-12
-12
-12
-12
-12
-12
-12
-12
-12
-12
-12
-12
-12
-12
-12
-12
-12
-12
-12
-12
-12
-12
-12
-12
-12
-12
-12
-12
-12
-12
-12
-12
-12
-12
-12
-12
-12
-12
-12
-12
-12
-12
-12
-12
-12
-12
-12
-12
-12
-12
-12
-12
-12
-12
-12
-12
-12
-12
-12
-12
-12
-12
-12
-12
-12
-12
-12
-12
-12
-12
-12
-12
-12
-12
-12
-12
-12
-12
-12
-12
-12
-12
-12
-12
-12
-12
-12
-12
-12
-12
-12
-12
-12
-12
-12
-12
-12
-12
-12
-12
-12
-12
-12
-12
-12
-12
-12
-12
-12
-12
-12
-12
-12
-12
-12
-12
-12
-12
-12
-12
-12
-12
-12
-12
-12
-12
-12
-12
-12
-12
-12
-12
-12
-12
-12
-12
-12
-12
-12
-12
-12
-12
-12
-12
-12
-12
-12
-12
-12
-12
-12
-12
-12
-12
-12
-12
-12
-12
-12
-12
-12
-12
-12
-12
-12
-12
-12
-12
-12
-12
-12
-12
-12
-12
-12
-12
-12
-12
-12
-12
-12
-12
-12
-12
-12
-12
-12
-12
-12
-12
-12
-12
-12
-12
-12
-12
-12
-12
-12
-12
-12
-12
-12
-12
-12
-12
-12
-12
-12
-12
-12
-12
-12
-12
-12
-12
-12
-12
-12
-12
-12
-12
-12
-12
-12
-12
-12
-12
-12
-12
-12
-12
-12
-12
-12
-12
-12
-12
-12
-12
-12
-12
-12
-12
-12
-12
-12
-12
-12
-12
-12
-12
-12
-12
-12
-12
-12
-12
-12
-12
-12
-12
-12
-12
-12
-12
-12
-12
-12
-12
-12
-12
-12
-12
-12
-12
-12
-12
-12
-12
-12
-12
-12
-12
-12
-12
-12
-12
-12
-12
-12
-12
-12
-12
-12
-12
-12
-12
-12
-12
-12
-12
-12
-12
-12
-12
-12
-12
-12
-12
-12
-12
-12
-12
-12
-12
-12
-12
-12
-12
-12
-12
-12
-12
-12
-12
-12
-12
-12
-12
-12
-12
-12
-12
-12
-12
-12
-12
-12
-12
-12
-12
-12
-12
-12
-12
-12
-12
-12
-12
-12
-12
-12
-12
-12
-12
-12
-12
-12
-12
-12
-12
-12
-12
-12
-12
-12
-12
-12
-12
-12
-12
-12
-12
-12
-12
-12
-12
-12
-12
-12
-12
-12
-12
-12
-12
-12
-12
-12
-12
-12
-12
-12
-12
-12
-12
-12
-12
-12
-12
-12
-12
-12
-12
-12
-12
-12
-12
-12
-12
-12
-12
-12
-12
-12
-12
-12
-12
-12
-12
-12
-12
-12
-12
-12
-12
-12
-12
-12
-12
-12
-12
-12
-12
-12
-12
-12
-12
-12
-12
-12
-12
-12
-12
-12
-12
-12
-12
-12
-12
-12
-12
-12
-12
-12
-12
-12
-12
-12
-12
-12
-12
-12
-12
-12
-12
-12
-12
-12
-12
-12
-12
-12
-12
-12
-12
-12
-12
-12];

%grafico de la corriente en funcion del tiempo
%plot(t, I)
%title('Corriente en el Circuito')
%xlabel('Tiempo [seg]')
%ylabel('Corriente [A]')
%grid;

%tension en el capacitor en funcion del tiempo
%plot(t, Vc)
%title('Tensión en el Capacitor')
%xlabel('Tiempo [seg]')
%ylabel('Tensión [V]')
%grid;

%comparativa graficos anteriores
subplot(311);
plot(t, I)
title('Corriente en el Circuito')
xlabel('Tiempo [seg]')
ylabel('Corriente [A]')
grid;
subplot(312);
plot(t, Vc)
title('Tensión en el Capacitor')
xlabel('Tiempo [seg]')
ylabel('Tensión [V]')
grid;
subplot(313);
plot(t, Va)
title('Tensión Aplicada')
xlabel('Tiempo [seg]')
ylabel('Tensión [V]')
grid;


R = 4700;
L = 0.00001;
C = 0.0000001;

A = [-R/L -1/L; 1/C, 0];
B = [1/L; 0];
C = [R 0];
D = 0;
sys = ss(A,B,C,D);

t = 0:0.000001:0.01;
t1 = t(t<=0.001);
t2 = t(t>0.001);
y1 = 0*t1;
y2 = 12*square(2*pi*500*(t2-0.001));
sq = square(2*pi*500*(t-0.001));

plot(t,[y1 y2]);

lsim(sys,[y1 y2],t)

